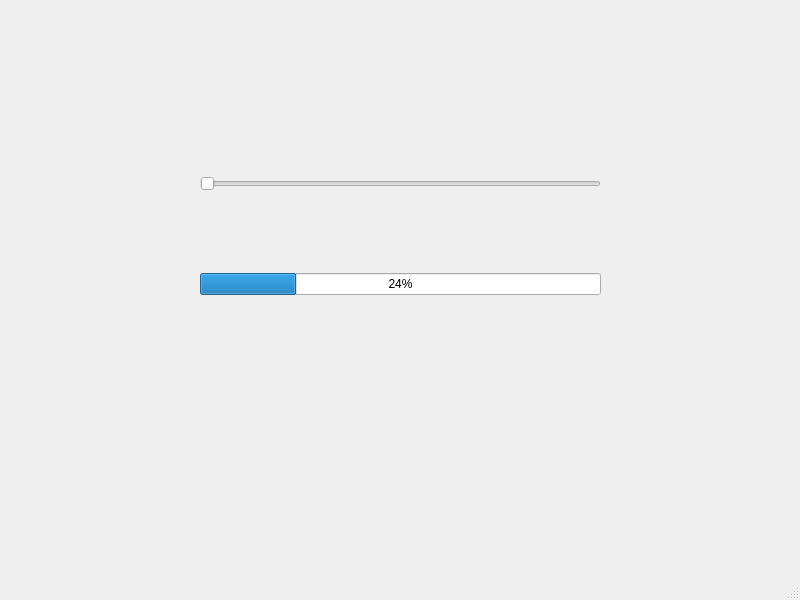
<?xml version="1.0" encoding="UTF-8"?>
<ui version="4.0">
 <class>MainWindow</class>
 <widget class="QMainWindow" name="MainWindow">
  <property name="geometry">
   <rect>
    <x>0</x>
    <y>0</y>
    <width>800</width>
    <height>600</height>
   </rect>
  </property>
  <property name="windowTitle">
   <string>MainWindow</string>
  </property>
  <widget class="QWidget" name="centralwidget">
   <widget class="QWidget" name="">
    <property name="geometry">
     <rect>
      <x>200</x>
      <y>100</y>
      <width>401</width>
      <height>271</height>
     </rect>
    </property>
    <layout class="QVBoxLayout" name="verticalLayout">
     <item>
      <widget class="QSlider" name="horizontalSlider">
       <property name="orientation">
        <enum>Qt::Horizontal</enum>
       </property>
      </widget>
     </item>
     <item>
      <widget class="QProgressBar" name="progressBar">
       <property name="value">
        <number>24</number>
       </property>
      </widget>
     </item>
    </layout>
   </widget>
  </widget>
  <widget class="QMenuBar" name="menubar">
   <property name="geometry">
    <rect>
     <x>0</x>
     <y>0</y>
     <width>800</width>
     <height>26</height>
    </rect>
   </property>
  </widget>
  <widget class="QStatusBar" name="statusbar"/>
 </widget>
 <resources/>
 <connections/>
</ui>
